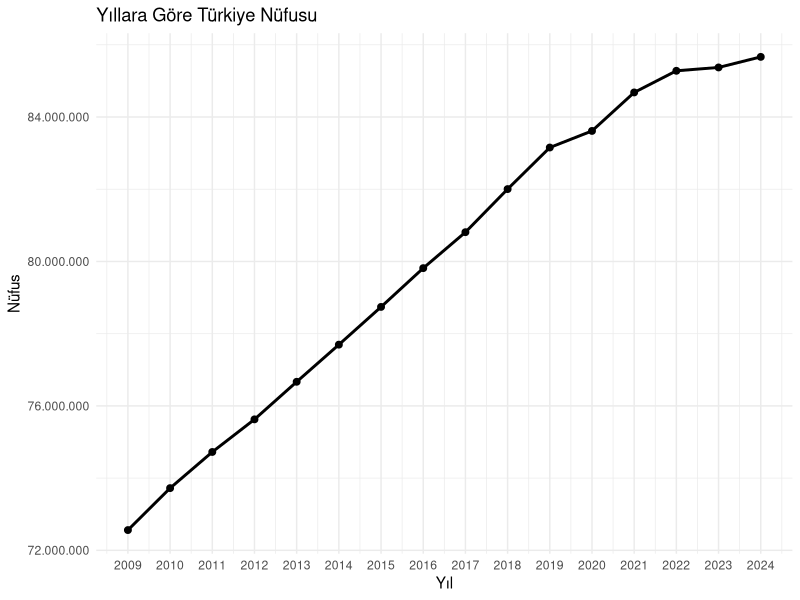
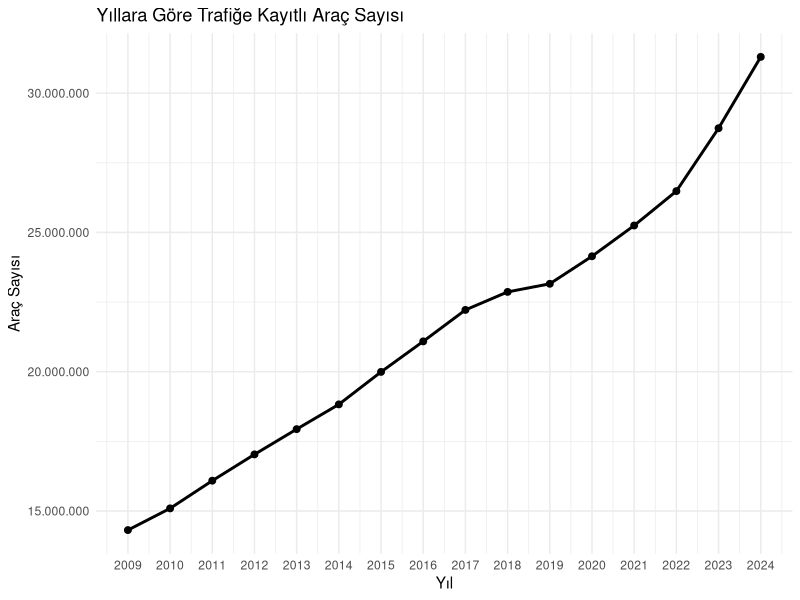
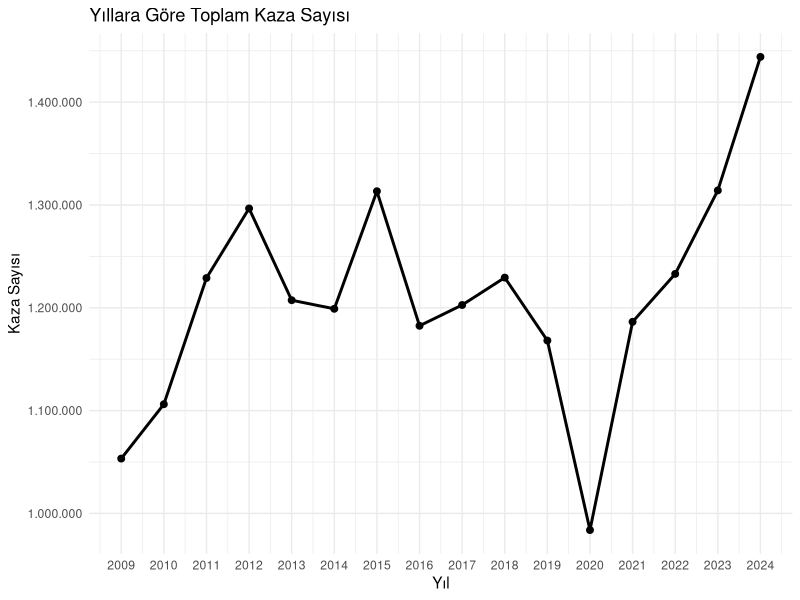
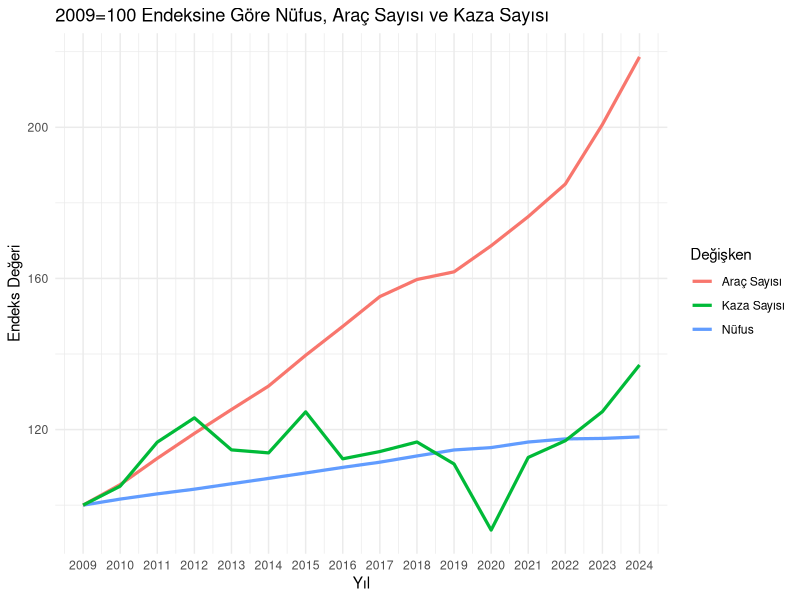
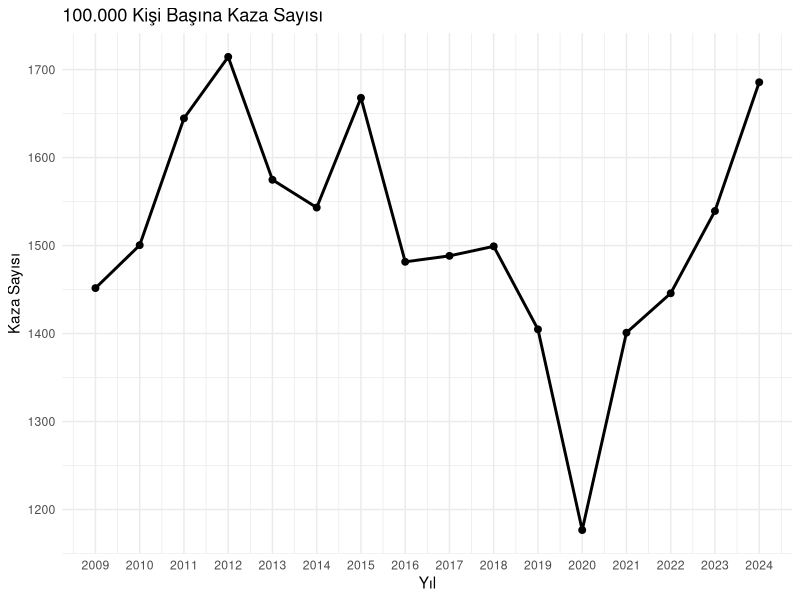
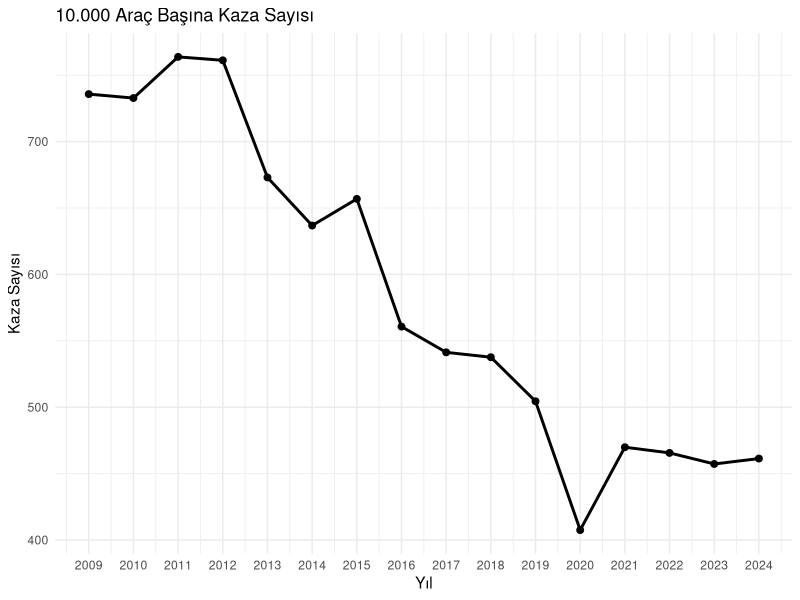
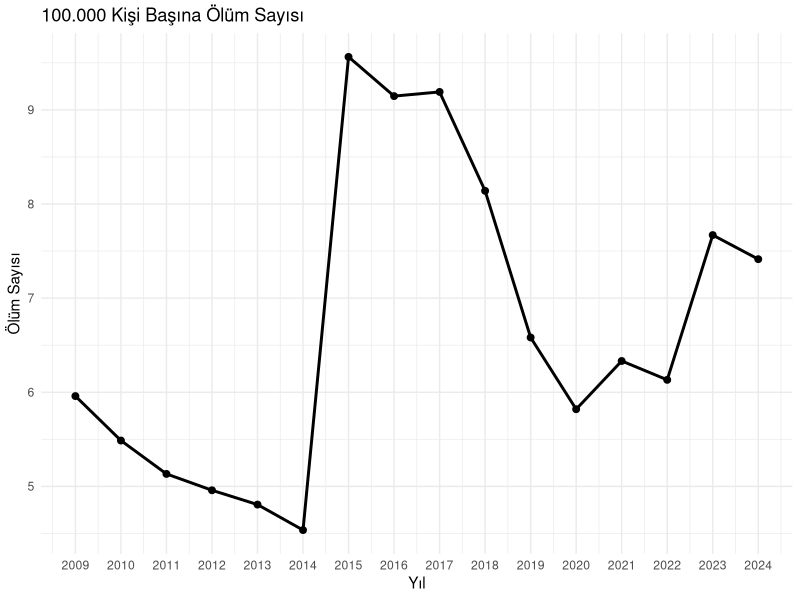
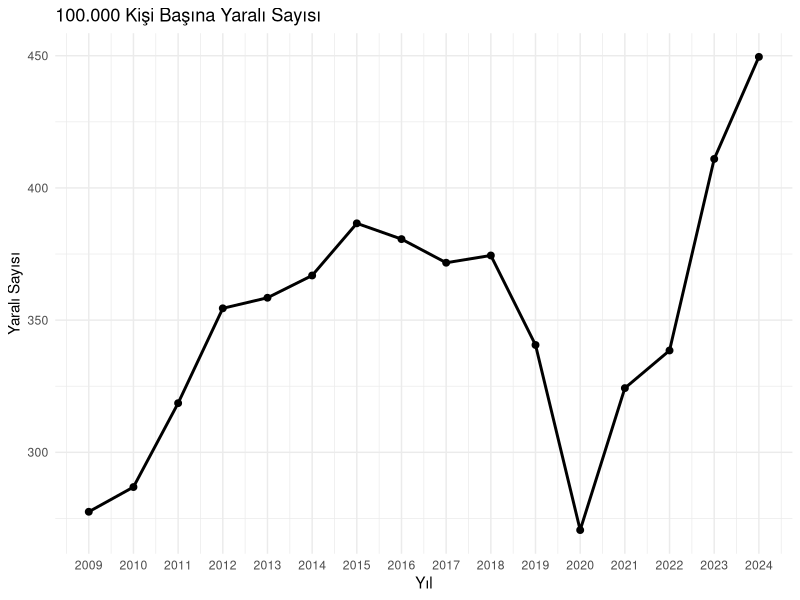

Source code (R) for these figures, in order:
## ---- chunk 1
library(readxl)
library(dplyr)
library(ggplot2)
library(scales)
library(knitr)
## ---- chunk 2
trafik_raw <- read_excel("data/trafik_veri.xlsx", skip = 5)

names(trafik_raw) <- c(
  "yil",
  "nufus",
  "arac_sayisi",
  "kaza_sayisi",
  "maddi_hasarli_kaza",
  "olumlu_yaralanmali_kaza",
  "olu_sayisi",
  "yarali_sayisi"
)
## ---- chunk 3
kable(trafik_raw, caption = "Ham veri seti")
## ---- chunk 4
#| code-fold: false

trafik <- trafik_raw %>%
  mutate(
    yil = as.numeric(yil),
    across(-yil, as.numeric)
  ) %>%
  filter(!is.na(yil))
## ---- chunk 5
dplyr::glimpse(trafik)
## ---- chunk 6
kable(trafik, caption = "Temizlenmiş veri seti")
## ---- chunk 7
#| code-fold: false

trafik <- trafik %>%
  mutate(
    arac_1000_nufus = arac_sayisi / nufus * 1000,
    kaza_100000_nufus = kaza_sayisi / nufus * 100000,
    kaza_10000_arac = kaza_sayisi / arac_sayisi * 10000,
    olu_100000_nufus = olu_sayisi / nufus * 100000,
    yarali_100000_nufus = yarali_sayisi / nufus * 100000
  )
## ---- chunk 8
ggplot(trafik, aes(x = yil, y = nufus)) +
  geom_line(linewidth = 1) +
  geom_point(size = 2) +
  scale_x_continuous(breaks = trafik$yil) +
  scale_y_continuous(labels = label_number(big.mark = ".")) +
  labs(
    title = "Yıllara Göre Türkiye Nüfusu",
    x = "Yıl",
    y = "Nüfus"
  ) +
  theme_minimal()
## ---- chunk 9
ggplot(trafik, aes(x = yil, y = arac_sayisi)) +
  geom_line(linewidth = 1) +
  geom_point(size = 2) +
  scale_x_continuous(breaks = trafik$yil) +
  scale_y_continuous(labels = label_number(big.mark = ".")) +
  labs(
    title = "Yıllara Göre Trafiğe Kayıtlı Araç Sayısı",
    x = "Yıl",
    y = "Araç Sayısı"
  ) +
  theme_minimal()
## ---- chunk 10
ggplot(trafik, aes(x = yil, y = kaza_sayisi)) +
  geom_line(linewidth = 1) +
  geom_point(size = 2) +
  scale_x_continuous(breaks = trafik$yil) +
  scale_y_continuous(labels = label_number(big.mark = ".")) +
  labs(
    title = "Yıllara Göre Toplam Kaza Sayısı",
    x = "Yıl",
    y = "Kaza Sayısı"
  ) +
  theme_minimal()
## ---- chunk 11
trafik_endeks <- trafik %>%
  mutate(
    nufus_endeks = nufus / first(nufus) * 100,
    arac_endeks = arac_sayisi / first(arac_sayisi) * 100,
    kaza_endeks = kaza_sayisi / first(kaza_sayisi) * 100
  )
## ---- chunk 12
ggplot(trafik_endeks, aes(x = yil)) +
  geom_line(aes(y = nufus_endeks, color = "Nüfus"), linewidth = 1.1) +
  geom_line(aes(y = arac_endeks, color = "Araç Sayısı"), linewidth = 1.1) +
  geom_line(aes(y = kaza_endeks, color = "Kaza Sayısı"), linewidth = 1.1) +
  scale_x_continuous(breaks = trafik_endeks$yil) +
  labs(
    title = "2009=100 Endeksine Göre Nüfus, Araç Sayısı ve Kaza Sayısı",
    x = "Yıl",
    y = "Endeks Değeri",
    color = "Değişken"
  ) +
  theme_minimal()
## ---- chunk 13
ggplot(trafik, aes(x = yil, y = kaza_100000_nufus)) +
  geom_line(linewidth = 1) +
  geom_point(size = 2) +
  scale_x_continuous(breaks = trafik$yil) +
  labs(
    title = "100.000 Kişi Başına Kaza Sayısı",
    x = "Yıl",
    y = "Kaza Sayısı"
  ) +
  theme_minimal()
## ---- chunk 14
ggplot(trafik, aes(x = yil, y = kaza_10000_arac)) +
  geom_line(linewidth = 1) +
  geom_point(size = 2) +
  scale_x_continuous(breaks = trafik$yil) +
  labs(
    title = "10.000 Araç Başına Kaza Sayısı",
    x = "Yıl",
    y = "Kaza Sayısı"
  ) +
  theme_minimal()
## ---- chunk 15
ggplot(trafik, aes(x = yil, y = olu_100000_nufus)) +
  geom_line(linewidth = 1) +
  geom_point(size = 2) +
  scale_x_continuous(breaks = trafik$yil) +
  labs(
    title = "100.000 Kişi Başına Ölüm Sayısı",
    x = "Yıl",
    y = "Ölüm Sayısı"
  ) +
  theme_minimal()
## ---- chunk 16
ggplot(trafik, aes(x = yil, y = yarali_100000_nufus)) +
  geom_line(linewidth = 1) +
  geom_point(size = 2) +
  scale_x_continuous(breaks = trafik$yil) +
  labs(
    title = "100.000 Kişi Başına Yaralı Sayısı",
    x = "Yıl",
    y = "Yaralı Sayısı"
  ) +
  theme_minimal()
## ---- chunk 17
ggplot(trafik, aes(x = arac_sayisi, y = kaza_sayisi)) +
  geom_point(size = 3) +
  geom_smooth(method = "lm", se = FALSE, linewidth = 1) +
  scale_x_continuous(labels = label_number(big.mark = ".")) +
  scale_y_continuous(labels = label_number(big.mark = ".")) +
  labs(
    title = "Araç Sayısı ile Kaza Sayısı Arasındaki İlişki",
    x = "Araç Sayısı",
    y = "Kaza Sayısı"
  ) +
  theme_minimal()
## ---- chunk 18
ggplot(trafik, aes(x = nufus, y = kaza_sayisi)) +
  geom_point(size = 3) +
  geom_smooth(method = "lm", se = FALSE, linewidth = 1) +
  scale_x_continuous(labels = label_number(big.mark = ".")) +
  scale_y_continuous(labels = label_number(big.mark = ".")) +
  labs(
    title = "Nüfus ile Kaza Sayısı Arasındaki İlişki",
    x = "Nüfus",
    y = "Kaza Sayısı"
  ) +
  theme_minimal()
